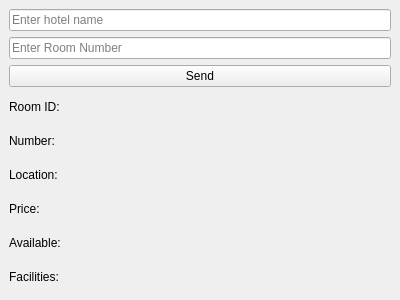
<?xml version="1.0" encoding="UTF-8"?>
<ui version="4.0">
 <class>ReadRoomGUI</class>
 <widget class="QMainWindow" name="ReadRoomGUI">
  <property name="geometry">
   <rect>
    <x>0</x>
    <y>0</y>
    <width>400</width>
    <height>300</height>
   </rect>
  </property>
  <widget class="QWidget" name="centralwidget">
   <layout class="QVBoxLayout" name="verticalLayout">
    <!-- Input for HotelName -->
    <item>
     <widget class="QLineEdit" name="hotelNameInput">
      <property name="placeholderText">
       <string>Enter hotel name</string>
      </property>
     </widget>
    </item>
    
    <!-- Input for Location -->
    <item>
     <widget class="QLineEdit" name="roomNumberInput">
      <property name="placeholderText">
       <string>Enter Room Number</string>
      </property>
     </widget>
    </item>

    <!-- Send Button -->
    <item>
     <widget class="QPushButton" name="readRoomButton">
      <property name="text">
       <string>Send</string>
      </property>
     </widget>
    </item>

    <!-- Output Fields (QLabels) -->
    <item>
     <widget class="QLabel" name="roomIdLabel">
      <property name="text">
       <string>Room ID: </string>
      </property>
     </widget>
    </item>
    <item>
     <widget class="QLabel" name="roomNumberLabel">
      <property name="text">
       <string>Number: </string>
      </property>
     </widget>
    </item>
    <item>
     <widget class="QLabel" name="roomLocationLabel">
      <property name="text">
       <string>Location: </string>
      </property>
     </widget>
    </item>
    <item>
     <widget class="QLabel" name="roomPriceLabel">
      <property name="text">
       <string>Price: </string>
      </property>
     </widget>
    </item>
    <item>
     <widget class="QLabel" name="roomAvailabilityLabel">
      <property name="text">
       <string>Available: </string>
      </property>
     </widget>
    </item>
    <item>
     <widget class="QLabel" name="roomFacilitiesLabel">
      <property name="text">
       <string>Facilities: </string>
      </property>
     </widget>
    </item>
   </layout>
  </widget>
 </widget>
 <resources/>
 <connections/>
</ui>
